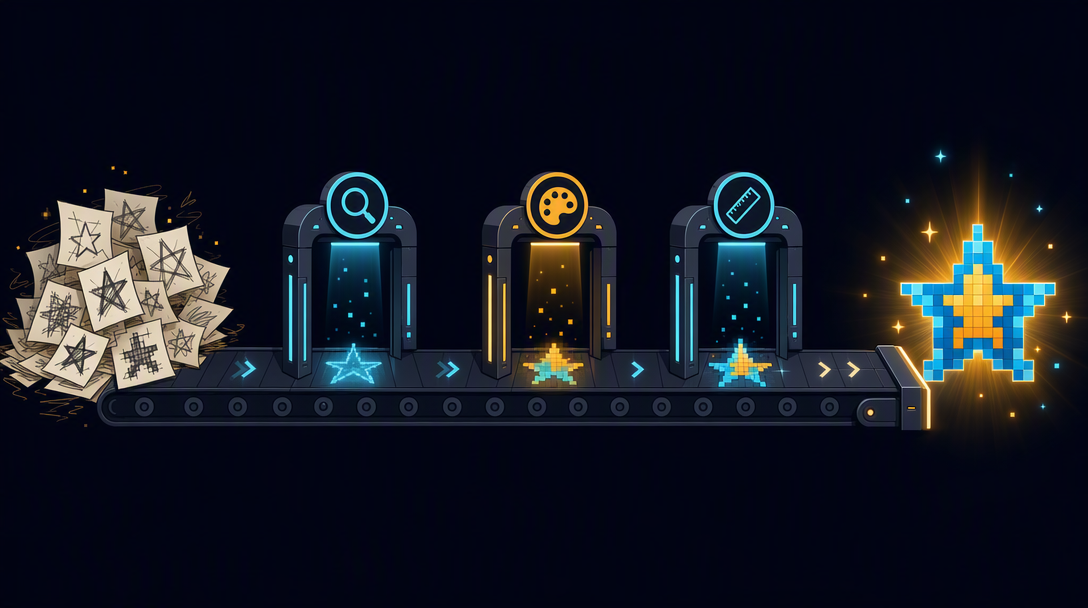
#> input picture assets/pipeline.png, 1088 x 608 px
$ python compose_fixed_canvas.py --input ../../../assets/pipeline.png --output out.png
#> lines starting #> are read from the running program, lines starting #| are printed output that depends on the picture
#!/usr/bin/env python3
"""Fit a raster visual onto an exact delivery canvas without cropping."""

from __future__ import annotations

import argparse
import json
import os
import tempfile
from pathlib import Path

try:
    from PIL import Image, ImageColor, ImageOps
except ImportError as exc:
    raise SystemExit(
        "Pillow is required for fixed-canvas composition; do not install it silently"
    ) from exc


def parse_args() -> argparse.Namespace:
    parser = argparse.ArgumentParser(
        description="Contain a raster image on an exact PNG canvas."
    )
    parser.add_argument("--input", required=True, type=Path)
    parser.add_argument("--output", required=True, type=Path)
    parser.add_argument("--width", type=int, default=3200)
    parser.add_argument("--height", type=int, default=1800)
    parser.add_argument("--margin", type=int, default=96)
    parser.add_argument("--background", default="#FFFFFF")
    parser.add_argument(
        "--no-upscale",
        action="store_true",
        help="Keep source pixels at 1:1 when they already fit.",
    )
    parser.add_argument(
        "--force", action="store_true", help="Replace an existing output file."
    )
    return parser.parse_args()


def compose_image(
    input_path: Path,
    output_path: Path,
    *,
    width: int,
    height: int,
    margin: int,
    background: str,
    allow_upscale: bool,
    force: bool,
) -> dict[str, object]:
#> called with width = 3200, height = 1800, margin = 96, background = '#FFFFFF', allow_upscale = True, force = False
    if not input_path.is_file():
        raise ValueError(f"input not found: {input_path}")
    if output_path.suffix.lower() != ".png":
        raise ValueError("fixed-canvas output must use the .png extension")
    if output_path.exists() and not force:
        raise ValueError(
            "output already exists; choose a versioned path or use "
            f"--force: {output_path}"
        )
    if width <= 0 or height <= 0:
        raise ValueError("canvas width and height must be positive")
    if margin < 0 or margin * 2 >= min(width, height):
        raise ValueError("margin must be non-negative and leave positive content space")

    output_path.parent.mkdir(parents=True, exist_ok=True)

    try:
        fill = ImageColor.getrgb(background)[:3]
    except ValueError as exc:
        raise ValueError(f"invalid background color: {background}") from exc

    with Image.open(input_path) as opened:
#> opened is the input picture: PIL image 1088x608 RGB; mean R, G, B 21.5, 24.8, 34.8
        opened.load()
        source = ImageOps.exif_transpose(opened).convert("RGBA")
        source_width, source_height = source.size
#> source_width = 1088; source_height = 608
        available_width = width - 2 * margin
        available_height = height - 2 * margin
        scale = min(
            available_width / source_width,
            available_height / source_height,
        )
#> scale = 2.64
        if not allow_upscale:
            scale = min(scale, 1.0)
        fitted_width = max(1, round(source_width * scale))
#> fitted_width = 2877
        fitted_height = max(1, round(source_height * scale))
#> fitted_height = 1608
        if (fitted_width, fitted_height) != source.size:
            source = source.resize(
                (fitted_width, fitted_height), Image.Resampling.LANCZOS
            )
#> source: PIL image 2877x1608 RGBA

        canvas = Image.new("RGBA", (width, height), (*fill, 255))
#> canvas: PIL image 3200x1800 RGBA; every value is 255
        x = (width - fitted_width) // 2
#> x = 161
        y = (height - fitted_height) // 2
#> y = 96
        canvas.alpha_composite(source, (x, y))
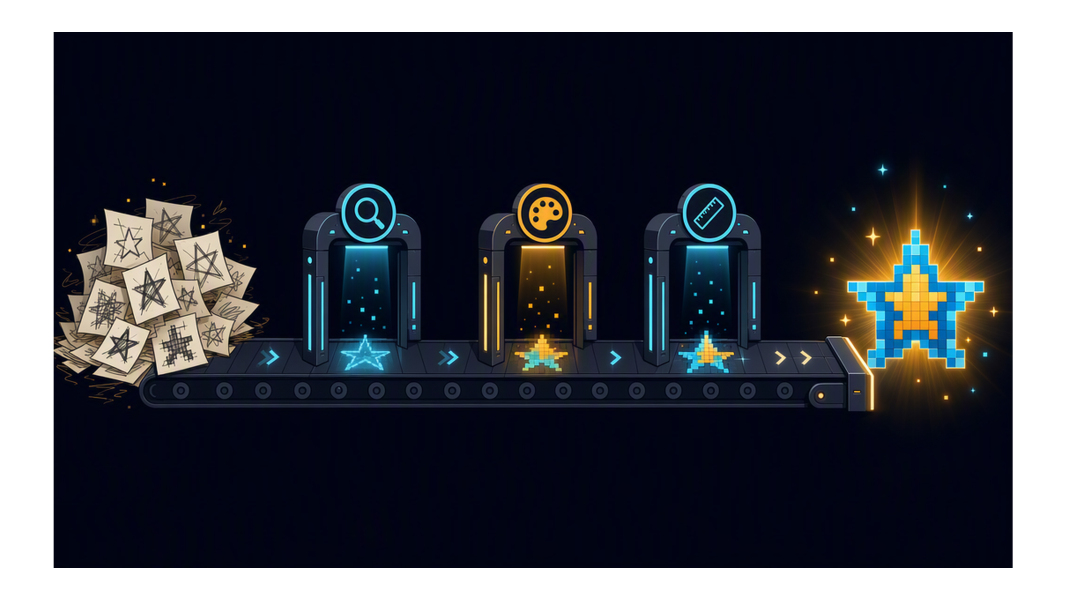
#> canvas: PIL image 3200x1800 RGBA (shown at 1/3 size); mean R, G, B, A 67.5, 70.1, 78.1, 255

        descriptor, temporary_name = tempfile.mkstemp(
            prefix=f".{output_path.name}.",
            suffix=".tmp",
            dir=output_path.parent,
        )
        os.close(descriptor)
        temporary_path = Path(temporary_name)
        try:
            canvas.convert("RGB").save(temporary_path, format="PNG", optimize=True)
            os.chmod(temporary_path, 0o644)
            with temporary_path.open("rb") as handle:
                os.fsync(handle.fileno())
            if force:
                os.replace(temporary_path, output_path)
            else:
                try:
                    os.link(temporary_path, output_path)
                except FileExistsError as exc:
                    raise ValueError(
                        "output already exists; choose a versioned path or use "
                        f"--force: {output_path}"
                    ) from exc
        finally:
            temporary_path.unlink(missing_ok=True)

    return {
        "ok": True,
        "input": str(input_path.resolve()),
        "output": str(output_path.resolve()),
        "source_dimensions": [source_width, source_height],
        "output_dimensions": [width, height],
        "content_box": [x, y, fitted_width, fitted_height],
        "scale": round(scale, 6),
        "margin": margin,
        "background": background,
        "cropped": False,
    }


def main() -> int:
    args = parse_args()
    try:
        result = compose_image(
            args.input,
            args.output,
            width=args.width,
            height=args.height,
            margin=args.margin,
            background=args.background,
            allow_upscale=not args.no_upscale,
            force=args.force,
        )
    except (OSError, ValueError) as exc:
        raise SystemExit(str(exc)) from exc
    print(json.dumps(result, ensure_ascii=False))
#> (printed output is left out)
    return 0


if __name__ == "__main__":
    raise SystemExit(main())
#> (the program exits here)
